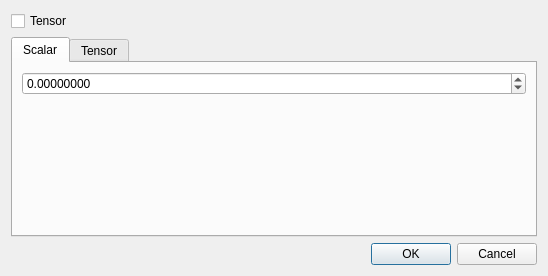
<?xml version="1.0" encoding="UTF-8"?>
<ui version="4.0">
 <class>thermal_factor_editor</class>
 <widget class="QDialog" name="thermal_factor_editor">
  <property name="geometry">
   <rect>
    <x>0</x>
    <y>0</y>
    <width>548</width>
    <height>276</height>
   </rect>
  </property>
  <property name="minimumSize">
   <size>
    <width>0</width>
    <height>0</height>
   </size>
  </property>
  <property name="windowTitle">
   <string>Edit Thermal Factor</string>
  </property>
  <layout class="QVBoxLayout" name="verticalLayout_2">
   <item>
    <widget class="QCheckBox" name="is_tensor">
     <property name="text">
      <string>Tensor</string>
     </property>
    </widget>
   </item>
   <item>
    <widget class="QTabWidget" name="tab_widget">
     <property name="minimumSize">
      <size>
       <width>0</width>
       <height>0</height>
      </size>
     </property>
     <property name="currentIndex">
      <number>0</number>
     </property>
     <widget class="QWidget" name="scalar_tab">
      <attribute name="title">
       <string>Scalar</string>
      </attribute>
      <layout class="QGridLayout" name="gridLayout">
       <item row="0" column="0">
        <widget class="ScientificDoubleSpinBox" name="scalar_value">
         <property name="decimals">
          <number>8</number>
         </property>
         <property name="minimum">
          <double>-1000000.000000000000000</double>
         </property>
         <property name="maximum">
          <double>10000000.000000000000000</double>
         </property>
        </widget>
       </item>
       <item row="1" column="0">
        <spacer name="verticalSpacer">
         <property name="orientation">
          <enum>Qt::Vertical</enum>
         </property>
         <property name="sizeHint" stdset="0">
          <size>
           <width>20</width>
           <height>40</height>
          </size>
         </property>
        </spacer>
       </item>
      </layout>
     </widget>
     <widget class="QWidget" name="tensor_tab">
      <attribute name="title">
       <string>Tensor</string>
      </attribute>
      <layout class="QGridLayout" name="gridLayout_2">
       <item row="0" column="0">
        <layout class="QVBoxLayout" name="tensor_editor_layout"/>
       </item>
       <item row="1" column="0">
        <spacer name="verticalSpacer_2">
         <property name="orientation">
          <enum>Qt::Vertical</enum>
         </property>
         <property name="sizeHint" stdset="0">
          <size>
           <width>20</width>
           <height>40</height>
          </size>
         </property>
        </spacer>
       </item>
      </layout>
     </widget>
    </widget>
   </item>
   <item>
    <widget class="QDialogButtonBox" name="button_box">
     <property name="standardButtons">
      <set>QDialogButtonBox::Cancel|QDialogButtonBox::Ok</set>
     </property>
    </widget>
   </item>
  </layout>
 </widget>
 <customwidgets>
  <customwidget>
   <class>ScientificDoubleSpinBox</class>
   <extends>QDoubleSpinBox</extends>
   <header>scientificspinbox.h</header>
  </customwidget>
 </customwidgets>
 <tabstops>
  <tabstop>is_tensor</tabstop>
  <tabstop>tab_widget</tabstop>
  <tabstop>scalar_value</tabstop>
 </tabstops>
 <resources/>
 <connections>
  <connection>
   <sender>button_box</sender>
   <signal>accepted()</signal>
   <receiver>thermal_factor_editor</receiver>
   <slot>accept()</slot>
   <hints>
    <hint type="sourcelabel">
     <x>273</x>
     <y>565</y>
    </hint>
    <hint type="destinationlabel">
     <x>273</x>
     <y>295</y>
    </hint>
   </hints>
  </connection>
  <connection>
   <sender>button_box</sender>
   <signal>rejected()</signal>
   <receiver>thermal_factor_editor</receiver>
   <slot>reject()</slot>
   <hints>
    <hint type="sourcelabel">
     <x>273</x>
     <y>565</y>
    </hint>
    <hint type="destinationlabel">
     <x>273</x>
     <y>295</y>
    </hint>
   </hints>
  </connection>
 </connections>
</ui>
